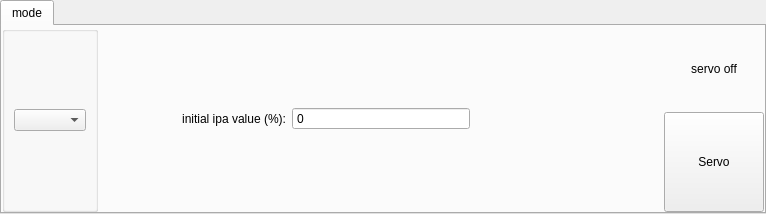
<?xml version="1.0" encoding="UTF-8"?>
<ui version="4.0">
 <class>TabModeCtl</class>
 <widget class="QWidget" name="TabModeCtl">
  <property name="geometry">
   <rect>
    <x>0</x>
    <y>0</y>
    <width>766</width>
    <height>214</height>
   </rect>
  </property>
  <property name="windowTitle">
   <string>Form</string>
  </property>
  <layout class="QHBoxLayout" name="horizontalLayout_3">
   <property name="spacing">
    <number>0</number>
   </property>
   <property name="leftMargin">
    <number>0</number>
   </property>
   <property name="topMargin">
    <number>0</number>
   </property>
   <property name="rightMargin">
    <number>0</number>
   </property>
   <property name="bottomMargin">
    <number>0</number>
   </property>
   <item>
    <widget class="QTabWidget" name="tabWidget">
     <widget class="QWidget" name="tab">
      <attribute name="title">
       <string>mode</string>
      </attribute>
      <layout class="QHBoxLayout" name="horizontalLayout">
       <property name="spacing">
        <number>0</number>
       </property>
       <property name="leftMargin">
        <number>0</number>
       </property>
       <property name="topMargin">
        <number>0</number>
       </property>
       <property name="rightMargin">
        <number>0</number>
       </property>
       <property name="bottomMargin">
        <number>0</number>
       </property>
       <item>
        <widget class="QGroupBox" name="groupBox_2">
         <property name="title">
          <string/>
         </property>
         <layout class="QHBoxLayout" name="horizontalLayout_2">
          <item>
           <widget class="QComboBox" name="comboBox">
            <property name="sizePolicy">
             <sizepolicy hsizetype="Preferred" vsizetype="Fixed">
              <horstretch>1</horstretch>
              <verstretch>0</verstretch>
             </sizepolicy>
            </property>
           </widget>
          </item>
         </layout>
        </widget>
       </item>
       <item>
        <widget class="QStackedWidget" name="stackedWidget_plot_mode">
         <property name="styleSheet">
          <string notr="true"/>
         </property>
         <property name="currentIndex">
          <number>2</number>
         </property>
         <widget class="QWidget" name="page_idle">
          <layout class="QHBoxLayout" name="horizontalLayout_4">
           <item>
            <widget class="QLabel" name="label_page_idle">
             <property name="text">
              <string>idle</string>
             </property>
             <property name="alignment">
              <set>Qt::AlignCenter</set>
             </property>
            </widget>
           </item>
          </layout>
         </widget>
         <widget class="QWidget" name="page_adc">
          <layout class="QHBoxLayout" name="horizontalLayout_7">
           <item>
            <widget class="QLabel" name="label_page_adc">
             <property name="text">
              <string>adc</string>
             </property>
             <property name="alignment">
              <set>Qt::AlignCenter</set>
             </property>
            </widget>
           </item>
          </layout>
         </widget>
         <widget class="QWidget" name="page_ipa">
          <layout class="QHBoxLayout" name="horizontalLayout_8">
           <item>
            <widget class="QLabel" name="label_2">
             <property name="text">
              <string>initial ipa value (%):</string>
             </property>
             <property name="alignment">
              <set>Qt::AlignRight|Qt::AlignTrailing|Qt::AlignVCenter</set>
             </property>
            </widget>
           </item>
           <item>
            <widget class="QSpinBox" name="spinBox_mode_ipa">
             <property name="buttonSymbols">
              <enum>QAbstractSpinBox::NoButtons</enum>
             </property>
             <property name="maximum">
              <number>1000</number>
             </property>
            </widget>
           </item>
           <item>
            <widget class="QLabel" name="label_3">
             <property name="text">
              <string/>
             </property>
            </widget>
           </item>
          </layout>
         </widget>
         <widget class="QWidget" name="page_mpi">
          <layout class="QHBoxLayout" name="horizontalLayout_9">
           <item>
            <widget class="QLabel" name="label_4">
             <property name="text">
              <string>machine paramaters identify</string>
             </property>
             <property name="alignment">
              <set>Qt::AlignCenter</set>
             </property>
            </widget>
           </item>
          </layout>
         </widget>
         <widget class="QWidget" name="page_col">
          <layout class="QGridLayout" name="gridLayout">
           <item row="0" column="0">
            <widget class="QLabel" name="label_5">
             <property name="text">
              <string>ua_ref (%)</string>
             </property>
             <property name="alignment">
              <set>Qt::AlignRight|Qt::AlignTrailing|Qt::AlignVCenter</set>
             </property>
            </widget>
           </item>
           <item row="0" column="1">
            <widget class="QSpinBox" name="spinBox_mode_uaref">
             <property name="buttonSymbols">
              <enum>QAbstractSpinBox::NoButtons</enum>
             </property>
             <property name="minimum">
              <number>-1000</number>
             </property>
             <property name="maximum">
              <number>1000</number>
             </property>
            </widget>
           </item>
           <item row="0" column="2">
            <widget class="QLabel" name="label_8">
             <property name="text">
              <string>ub_ref (%)</string>
             </property>
             <property name="alignment">
              <set>Qt::AlignRight|Qt::AlignTrailing|Qt::AlignVCenter</set>
             </property>
            </widget>
           </item>
           <item row="0" column="3">
            <widget class="QSpinBox" name="spinBox_mode_ubref">
             <property name="buttonSymbols">
              <enum>QAbstractSpinBox::NoButtons</enum>
             </property>
             <property name="minimum">
              <number>-1000</number>
             </property>
             <property name="maximum">
              <number>1000</number>
             </property>
            </widget>
           </item>
           <item row="0" column="4">
            <widget class="QLabel" name="label_9">
             <property name="text">
              <string>uc_ref (%)</string>
             </property>
             <property name="alignment">
              <set>Qt::AlignRight|Qt::AlignTrailing|Qt::AlignVCenter</set>
             </property>
            </widget>
           </item>
           <item row="0" column="5">
            <widget class="QSpinBox" name="spinBox_mode_ucref">
             <property name="buttonSymbols">
              <enum>QAbstractSpinBox::NoButtons</enum>
             </property>
             <property name="minimum">
              <number>-1000</number>
             </property>
             <property name="maximum">
              <number>1000</number>
             </property>
            </widget>
           </item>
           <item row="1" column="0">
            <widget class="QLabel" name="label_10">
             <property name="text">
              <string>ud_ref (%)</string>
             </property>
             <property name="alignment">
              <set>Qt::AlignRight|Qt::AlignTrailing|Qt::AlignVCenter</set>
             </property>
            </widget>
           </item>
           <item row="1" column="1">
            <widget class="QSpinBox" name="spinBox_mode_udref">
             <property name="buttonSymbols">
              <enum>QAbstractSpinBox::NoButtons</enum>
             </property>
             <property name="minimum">
              <number>-1000</number>
             </property>
             <property name="maximum">
              <number>1000</number>
             </property>
            </widget>
           </item>
           <item row="1" column="2">
            <widget class="QLabel" name="label_16">
             <property name="text">
              <string>uq_ref (%)</string>
             </property>
             <property name="alignment">
              <set>Qt::AlignRight|Qt::AlignTrailing|Qt::AlignVCenter</set>
             </property>
            </widget>
           </item>
           <item row="1" column="3">
            <widget class="QSpinBox" name="spinBox_mode_uqref">
             <property name="buttonSymbols">
              <enum>QAbstractSpinBox::NoButtons</enum>
             </property>
             <property name="minimum">
              <number>-1000</number>
             </property>
             <property name="maximum">
              <number>1000</number>
             </property>
            </widget>
           </item>
          </layout>
         </widget>
         <widget class="QWidget" name="page_ccl">
          <layout class="QHBoxLayout" name="horizontalLayout_10">
           <item>
            <widget class="QLabel" name="label_17">
             <property name="text">
              <string>id_ref (%)</string>
             </property>
             <property name="alignment">
              <set>Qt::AlignRight|Qt::AlignTrailing|Qt::AlignVCenter</set>
             </property>
            </widget>
           </item>
           <item>
            <widget class="QSpinBox" name="spinBox_mode_idref">
             <property name="buttonSymbols">
              <enum>QAbstractSpinBox::NoButtons</enum>
             </property>
             <property name="minimum">
              <number>-1000</number>
             </property>
             <property name="maximum">
              <number>1000</number>
             </property>
            </widget>
           </item>
           <item>
            <widget class="QLabel" name="label_18">
             <property name="text">
              <string>iq_ref(%)</string>
             </property>
             <property name="alignment">
              <set>Qt::AlignRight|Qt::AlignTrailing|Qt::AlignVCenter</set>
             </property>
            </widget>
           </item>
           <item>
            <widget class="QSpinBox" name="spinBox_mode_iqref">
             <property name="buttonSymbols">
              <enum>QAbstractSpinBox::NoButtons</enum>
             </property>
             <property name="minimum">
              <number>-1000</number>
             </property>
             <property name="maximum">
              <number>1000</number>
             </property>
            </widget>
           </item>
           <item>
            <widget class="QLabel" name="label_19">
             <property name="text">
              <string/>
             </property>
            </widget>
           </item>
          </layout>
         </widget>
         <widget class="QWidget" name="page_vcl">
          <layout class="QHBoxLayout" name="horizontalLayout_11">
           <item>
            <widget class="QLabel" name="label_20">
             <property name="text">
              <string>close velocity (%)</string>
             </property>
             <property name="alignment">
              <set>Qt::AlignRight|Qt::AlignTrailing|Qt::AlignVCenter</set>
             </property>
            </widget>
           </item>
           <item>
            <widget class="QSpinBox" name="spinBox_mode_spd_ref">
             <property name="buttonSymbols">
              <enum>QAbstractSpinBox::NoButtons</enum>
             </property>
             <property name="minimum">
              <number>-1000</number>
             </property>
             <property name="maximum">
              <number>1000</number>
             </property>
            </widget>
           </item>
           <item>
            <widget class="QLabel" name="label_21">
             <property name="text">
              <string/>
             </property>
            </widget>
           </item>
          </layout>
         </widget>
         <widget class="QWidget" name="page_prof_velc">
          <layout class="QHBoxLayout" name="horizontalLayout_12">
           <item>
            <widget class="QLabel" name="label_22">
             <property name="text">
              <string>profile velocity (%)</string>
             </property>
             <property name="alignment">
              <set>Qt::AlignRight|Qt::AlignTrailing|Qt::AlignVCenter</set>
             </property>
            </widget>
           </item>
           <item>
            <widget class="QSpinBox" name="spinBox_mode_prof_spd_ref">
             <property name="buttonSymbols">
              <enum>QAbstractSpinBox::NoButtons</enum>
             </property>
             <property name="minimum">
              <number>-1000</number>
             </property>
             <property name="maximum">
              <number>1000</number>
             </property>
            </widget>
           </item>
           <item>
            <widget class="QLabel" name="label_23">
             <property name="text">
              <string/>
             </property>
            </widget>
           </item>
          </layout>
         </widget>
         <widget class="QWidget" name="page_prof_posc">
          <layout class="QHBoxLayout" name="horizontalLayout_13">
           <item>
            <widget class="QLabel" name="label_24">
             <property name="text">
              <string>profile position control mode</string>
             </property>
             <property name="alignment">
              <set>Qt::AlignRight|Qt::AlignTrailing|Qt::AlignVCenter</set>
             </property>
            </widget>
           </item>
           <item>
            <widget class="QSpinBox" name="spinBox_mode_prof_pos_ref">
             <property name="buttonSymbols">
              <enum>QAbstractSpinBox::NoButtons</enum>
             </property>
             <property name="minimum">
              <number>-1000</number>
             </property>
             <property name="maximum">
              <number>1000</number>
             </property>
            </widget>
           </item>
           <item>
            <widget class="QLabel" name="label_25">
             <property name="text">
              <string>pulse</string>
             </property>
            </widget>
           </item>
          </layout>
         </widget>
         <widget class="QWidget" name="page_prof_curc">
          <layout class="QHBoxLayout" name="horizontalLayout_20">
           <item>
            <widget class="QLabel" name="label_6">
             <property name="text">
              <string>current reference</string>
             </property>
            </widget>
           </item>
           <item>
            <widget class="QSpinBox" name="spinBox_mode_prof_iq_ref">
             <property name="buttonSymbols">
              <enum>QAbstractSpinBox::NoButtons</enum>
             </property>
            </widget>
           </item>
           <item>
            <widget class="QLabel" name="label">
             <property name="text">
              <string>A</string>
             </property>
            </widget>
           </item>
          </layout>
         </widget>
         <widget class="QWidget" name="page_cs_velc">
          <layout class="QHBoxLayout" name="horizontalLayout_21">
           <item>
            <widget class="QLabel" name="label_27">
             <property name="text">
              <string>posion pulse (pulse)</string>
             </property>
             <property name="alignment">
              <set>Qt::AlignRight|Qt::AlignTrailing|Qt::AlignVCenter</set>
             </property>
            </widget>
           </item>
           <item>
            <widget class="QSpinBox" name="spinBox_mode_cs_spd_ref">
             <property name="buttonSymbols">
              <enum>QAbstractSpinBox::NoButtons</enum>
             </property>
             <property name="minimum">
              <number>-429496729</number>
             </property>
             <property name="maximum">
              <number>429496729</number>
             </property>
            </widget>
           </item>
           <item>
            <widget class="QLabel" name="label_28">
             <property name="text">
              <string/>
             </property>
            </widget>
           </item>
          </layout>
         </widget>
         <widget class="QWidget" name="page_cs_pos_ref">
          <layout class="QHBoxLayout" name="horizontalLayout_22">
           <item>
            <widget class="QLabel" name="label_29">
             <property name="text">
              <string>dynamic stop</string>
             </property>
             <property name="alignment">
              <set>Qt::AlignCenter</set>
             </property>
            </widget>
           </item>
          </layout>
         </widget>
         <widget class="QWidget" name="page_cs_iq_ref">
          <layout class="QHBoxLayout" name="horizontalLayout_23">
           <item>
            <widget class="QLabel" name="label_30">
             <property name="text">
              <string>circle sync current follow</string>
             </property>
             <property name="alignment">
              <set>Qt::AlignCenter</set>
             </property>
            </widget>
           </item>
          </layout>
         </widget>
         <widget class="QWidget" name="page_home"/>
        </widget>
       </item>
       <item>
        <layout class="QVBoxLayout" name="verticalLayout_4" stretch="1,0">
         <item>
          <widget class="QLabel" name="label_plot_servo_onoff">
           <property name="text">
            <string>servo off</string>
           </property>
           <property name="alignment">
            <set>Qt::AlignCenter</set>
           </property>
          </widget>
         </item>
         <item>
          <widget class="QToolButton" name="tbtn_plot_servoOnMode">
           <property name="sizePolicy">
            <sizepolicy hsizetype="Preferred" vsizetype="Preferred">
             <horstretch>0</horstretch>
             <verstretch>0</verstretch>
            </sizepolicy>
           </property>
           <property name="minimumSize">
            <size>
             <width>100</width>
             <height>100</height>
            </size>
           </property>
           <property name="text">
            <string>Servo</string>
           </property>
           <property name="checkable">
            <bool>true</bool>
           </property>
          </widget>
         </item>
        </layout>
       </item>
      </layout>
     </widget>
    </widget>
   </item>
  </layout>
 </widget>
 <resources/>
 <connections/>
</ui>
